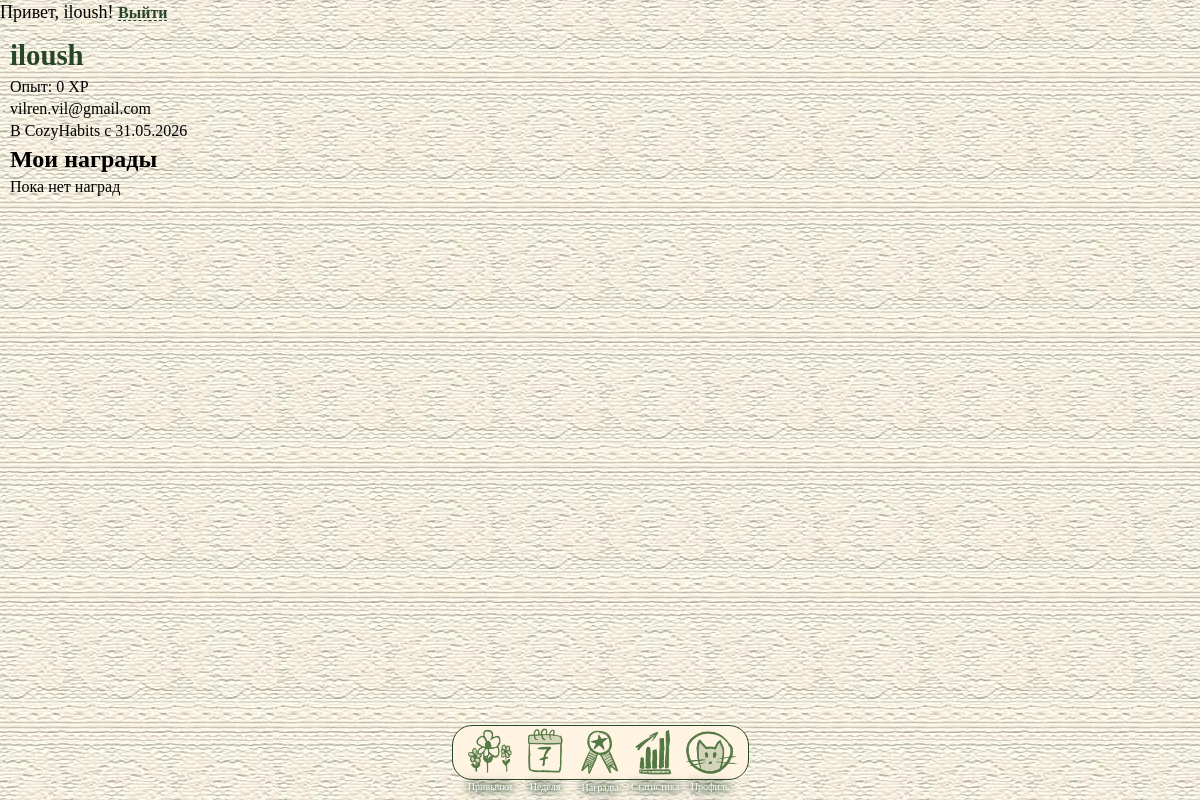
Screenshot of /profile (signed in) with the database file from the repository.
### app/models.py (models this page shows, shortened)
class User(UserMixin, db.Model):
    __tablename__ = 'users'
    id = db.Column(db.Integer, primary_key=True)
    email = db.Column(db.String(120), unique=True, nullable=False)
    username = db.Column(db.String(80), nullable=False)
    password_hash = db.Column(db.String(255), nullable=False)
    avatar_url = db.Column(db.String(255), nullable=True)
    experience = db.Column(db.Integer, default=0, nullable=False)
    days_streak = db.Column(db.Integer, default=0, nullable=False)
    created_at = db.Column(db.DateTime, default=datetime.utcnow, nullable=False)
    is_admin = db.Column(db.Boolean, default=False, nullable=False)
    habits = db.relationship('Habit', backref='user', lazy=True, cascade='all, delete-orphan')
    habit_logs = db.relationship('HabitLog', backref='user', lazy=True, cascade='all, delete-orphan')
    user_rewards = db.relationship('UserReward', backref='user', lazy=True, cascade='all, delete-orphan')
    user_weekly_rewards = db.relationship('UserWeeklyReward', backref='user', lazy=True, cascade='all, delete-orphan')

### app/routes.py (the view)
@main.route('/profile')
@login_required
def profile():
    earned = sorted(
        list(current_user.user_rewards) + list(current_user.user_weekly_rewards),
        key=lambda r: r.obtained_at,
        reverse=True,
    )
    rewards = [r.reward if hasattr(r, 'reward') else r.weekly_reward for r in earned]
    return render_template('profile.html', user=current_user, achievements=rewards)

### app/models.py (called while the page is built)
@login_manager.user_loader
def load_user(user_id: str):
    return User.query.get(int(user_id))

### app/templates/profile.html (shortened to what this page needs)
{% extends "base.html" %}
{% block content %}
<section class="profile-page">
    <div class="profile-header">
        <div class="profile-meta">
            <h1 class="profile-username">{{ user.username }}</h1>
            <p class="profile-xp">Опыт: {{ user.experience }} XP</p>
        </div>
    </div>
    <div class="profile-info">
        <p class="profile-email">{{ user.email }}</p>
        <p class="profile-joined">В CozyHabits с {{ user.created_at.strftime('%d.%m.%Y') }}</p>
    </div>
    <div class="profile-achievements">
        <h2 class="profile-achievements-title">Мои награды</h2>
        <div class="achievements-list">
            {% for ach in achievements %}
            <div class="achievement">
                <img class="achievement-icon" src="{{ url_for('static', filename=ach.icon_url) }}" alt="">
                <span class="achievement-title">{{ ach.title }}</span>
            </div>
            {% else %}
            <p class="achievements-empty">Пока нет наград</p>
            {% endfor %}
        </div>
    </div>
</section>
{% endblock %}

### app/templates/base.html (shortened to what this page needs)
<!DOCTYPE html>
<html lang="en">
<head>
    <link rel="stylesheet" href="{{ url_for('static', filename='css/style.css') }}">
    <link rel="stylesheet" href="{{ url_for('static', filename='css/habits.css') }}">
    <link rel="stylesheet" href="{{ url_for('static', filename='css/reg_auth.css') }}">
    <link rel="stylesheet" href="{{ url_for('static', filename='css/week.css') }}">
</head>
<body>
    <header id="auth-bar">
        {% if current_user.is_authenticated %}
            <span>Привет, {{ current_user.username }}{% if current_user.is_admin %} (admin){% endif %}!</span>
            <a href="{{ url_for('auth.logout') }}">Выйти</a>
        {% else %}
            <a href="{{ url_for('auth.login') }}">Войти</a>
            <a href="{{ url_for('auth.register') }}">Регистрация</a>
        {% endif %}
    </header>
    <main>
        {% block content %}{% endblock %}
    </main>
<div id="main-menu">
    <div id="dock">
        <a href="{{ url_for('main.habits') }}">
            <div class="dock-button">
                <img src="{{ url_for('static', filename='images/dock/habits_icon.png') }}" alt="">
                <p>Привычки</p>
            </div>
        </a>
        <a href="{{ url_for('main.week') }}">
            <div class="dock-button">
                <img src="{{ url_for('static', filename='images/dock/week_icon.png') }}" alt="">
                <p>Неделя</p>
            </div>
        </a>
        <div class="dock-button">
            <img src="{{ url_for('static', filename='images/dock/achievements_icon.png') }}" alt="">
            <p>Награды</p>
        </div>
        <a href="{{ url_for('main.statistics') }}">
            <div class="dock-button">
                <img src="{{ url_for('static', filename='images/dock/statistics_icon.png') }}" alt="">
                <p>Статистика</p>
            </div>
        </a>
        <a href="{{ url_for('main.profile') }}">
            <div class="dock-button">
                <img src="{{ url_for('static', filename='images/dock/user_icon.png') }}" alt="">
                <p>Профиль</p>
            </div>
        </a>
    </div>
</div>
</body>
</html>

### app/static/css/style.css (style rules this page uses)
:root { --dark-green: #284627; --dark-green-transp: #28462783; --light-beige: rgb(255, 243, 226); --dock-height: 75px; --btn-font-size: 1rem; }
* { margin: 0; padding: 0; box-sizing: border-box; }
html { min-height: 100%; background-color: var(--light-beige); background-image: url("../images/backgrounds/cloth064.jpg"); background-position: center; }
body { min-height: 100vh; background: transparent; font-family: "Raleway"; line-height: 1.4; font-size: 18px; }
p { font-size: 1rem; font-weight: 500; }
a { font-size: 1rem; font-weight: 600; color: var(--dark-green); text-decoration-line: underline; text-decoration-style: dashed; text-decoration-thickness: 1px; text-underline-offset: 2px; }
h1 { font-family: "Raleway-Italic"; color: var(--dark-green); font-size: 1.8rem; font-weight: 700; }
h2 { font-size: 1.5rem; font-weight: 600; }
main { padding: 10px; padding-bottom: calc(var(--dock-height) + 20px); }
#main-menu { z-index: 100; width: 100%; position: fixed; bottom: 20px; }
#dock { margin: auto; padding: 0 10px 0 10px; height: 55px; width: max-content; display: flex; justify-content: center; align-items: flex-end; background-color: var(--light-beige); border: 1px solid var(--dark-green); border-radius: 20px; }
.dock-button { height: 55px; width: 55px; transition: all ease 0.2s; }
.dock-button p { margin-top: -5px; font-size: 10px; text-align: center; color: white; filter: drop-shadow(0 0 3px var(--dark-green)) drop-shadow(0 0 5px var(--dark-green)); }
#dock a { text-decoration: none; }
.dock-button img { width: 100%; }

### rows the page displays
User: username "iloush", experience "0", email "vilren.vil@gmail.com", created_at "31.05.2026"
